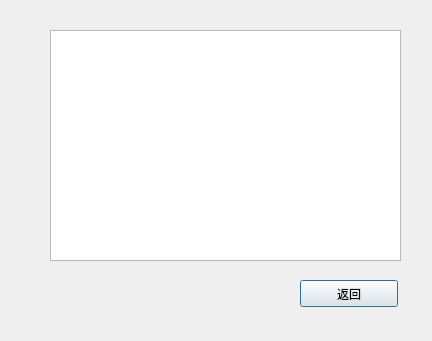
<?xml version="1.0" encoding="UTF-8"?>
<ui version="4.0">
 <class>myLog3</class>
 <widget class="QDialog" name="myLog3">
  <property name="geometry">
   <rect>
    <x>0</x>
    <y>0</y>
    <width>432</width>
    <height>341</height>
   </rect>
  </property>
  <property name="windowTitle">
   <string>读取日志</string>
  </property>
  <widget class="QTextEdit" name="textEdit">
   <property name="geometry">
    <rect>
     <x>50</x>
     <y>30</y>
     <width>351</width>
     <height>231</height>
    </rect>
   </property>
  </widget>
  <widget class="QPushButton" name="pushButton">
   <property name="geometry">
    <rect>
     <x>300</x>
     <y>280</y>
     <width>98</width>
     <height>27</height>
    </rect>
   </property>
   <property name="text">
    <string>返回</string>
   </property>
  </widget>
 </widget>
 <resources/>
 <connections/>
</ui>
